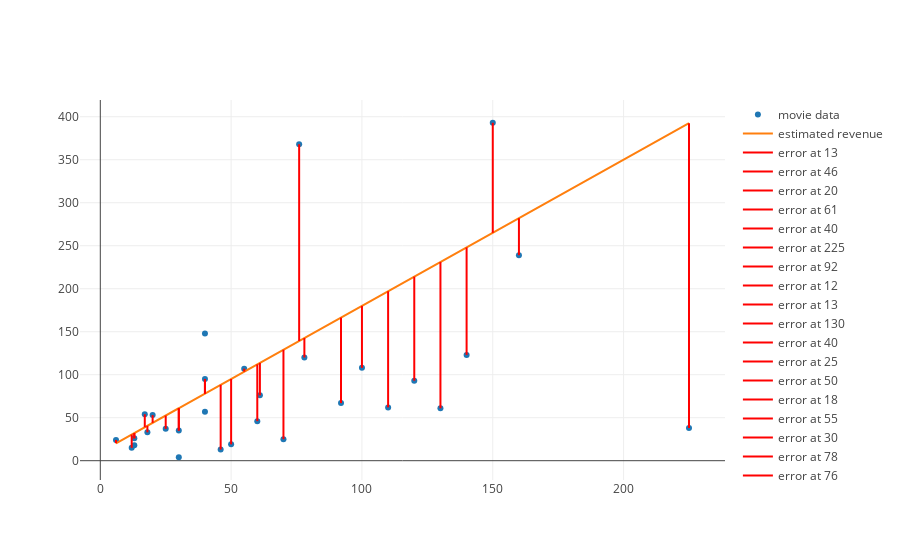

The cell this chart's notebook holds for it:
### Code cell
from plotly.offline import iplot, init_notebook_mode
init_notebook_mode(connected=True)

from graph import trace_values, m_b_trace, plot

if x_values and y_values:
    movies_trace = trace_values(x_values, y_values, text=titles, name='movie data')
    regression_trace = m_b_trace(1.7, 10, x_values, name='estimated revenue')
    regression_trace.update({'mode':'lines'})
    plot([movies_trace, regression_trace, *errors_for_regression])

### Figure 1 — Plotly figure (JSON) as saved in the notebook; plotly's stock layout.template omitted (floating-point values rounded to 4 significant figures)
{"data": [{"mode": "markers", "name": "movie data", "text": ["21 &amp; Over", "Dredd 3D", "12 Years a Slave", "2 Guns", "42", "47 Ronin", "A Good Day to Die Hard", "About Time", "Admission", "After Earth", "American Hustle", "August: Osage County", "Beautiful Creatures", "Blue Jasmine", "Captain Phillips", "Carrie", "Cloudy with a Chance of Meatballs 2", "Despicable Me 2", "Don Jon", "Elysium", "Ender&#39;s Game", "Epic", "Escape from Planet Earth", "Escape Plan", "Evil Dead", "Fast and Furious 6", "Frozen", "G.I. Joe: Retaliation", "Gangster Squad", "Gloria"], "type": "scatter", "uid": "290c0dec-bec3-11e8-b02a-0242ac11002b", "x": [13, 46, 20, 61, 40, 225, 92, 12, 13, 130, 40, 25, 50, 18, 55, 30, 78, 76, 6, 120, 110, 100, 40, 70, 17, 160, 150, 140, 60, 30], "y": [26, 13, 53, 76, 95, 38, 67, 15, 18, 61, 148, 37, 19, 33, 107, 35, 120, 368, 24, 93, 62, 108, 57, 25, 54, 239, 393, 123, 46, 4]}, {"mode": "lines", "name": "estimated revenue", "type": "scatter", "uid": "290c106c-bec3-11e8-b02a-0242ac11002b", "x": [13, 46, 20, 61, 40, 225, 92, 12, 13, 130, 40, 25, 50, 18, 55, 30, 78, 76, 6, 120, 110, 100, 40, 70, 17, 160, 150, 140, 60, 30], "y": [32.1, 88.2, 44, 113.7, 78, 392.5, 166.4, 30.4, 32.1, 231, 78, 52.5, 95, 40.6, 103.5, 61, 142.6, 139.2, 20.2, 214, 197, 180, 78, 129, 38.9, 282, 265, 248, 112, 61]}, {"marker": {"color": "red"}, "mode": "lines", "name": "error at 13", "type": "scatter", "uid": "290c11f2-bec3-11e8-b02a-0242ac11002b", "x": [13, 13], "y": [26, 32.1]}, {"marker": {"color": "red"}, "mode": "lines", "name": "error at 46", "type": "scatter", "uid": "290c1346-bec3-11e8-b02a-0242ac11002b", "x": [46, 46], "y": [13, 88.2]}, {"marker": {"color": "red"}, "mode": "lines", "name": "error at 20", "type": "scatter", "uid": "290c1490-bec3-11e8-b02a-0242ac11002b", "x": [20, 20], "y": [53, 44]}, {"marker": {"color": "red"}, "mode": "lines", "name": "error at 61", "type": "scatter", "uid": "290c160c-bec3-11e8-b02a-0242ac11002b", "x": [61, 61], "y": [76, 113.7]}, {"marker": {"color": "red"}, "mode": "lines", "name": "error at 40", "type": "scatter", "uid": "290c174c-bec3-11e8-b02a-0242ac11002b", "x": [40, 40], "y": [95, 78]}, {"marker": {"color": "red"}, "mode": "lines", "name": "error at 225", "type": "scatter", "uid": "290c1882-bec3-11e8-b02a-0242ac11002b", "x": [225, 225], "y": [38, 392.5]}, {"marker": {"color": "red"}, "mode": "lines", "name": "error at 92", "type": "scatter", "uid": "290c19b8-bec3-11e8-b02a-0242ac11002b", "x": [92, 92], "y": [67, 166.4]}, {"marker": {"color": "red"}, "mode": "lines", "name": "error at 12", "type": "scatter", "uid": "290c1aee-bec3-11e8-b02a-0242ac11002b", "x": [12, 12], "y": [15, 30.4]}, {"marker": {"color": "red"}, "mode": "lines", "name": "error at 13", "type": "scatter", "uid": "290c1c24-bec3-11e8-b02a-0242ac11002b", "x": [13, 13], "y": [26, 32.1]}, {"marker": {"color": "red"}, "mode": "lines", "name": "error at 130", "type": "scatter", "uid": "290c1d5a-bec3-11e8-b02a-0242ac11002b", "x": [130, 130], "y": [61, 231]}, {"marker": {"color": "red"}, "mode": "lines", "name": "error at 40", "type": "scatter", "uid": "290c1e90-bec3-11e8-b02a-0242ac11002b", "x": [40, 40], "y": [95, 78]}, {"marker": {"color": "red"}, "mode": "lines", "name": "error at 25", "type": "scatter", "uid": "290c1fd0-bec3-11e8-b02a-0242ac11002b", "x": [25, 25], "y": [37, 52.5]}, {"marker": {"color": "red"}, "mode": "lines", "name": "error at 50", "type": "scatter", "uid": "290c20fc-bec3-11e8-b02a-0242ac11002b", "x": [50, 50], "y": [19, 95]}, {"marker": {"color": "red"}, "mode": "lines", "name": "error at 18", "type": "scatter", "uid": "290c223c-bec3-11e8-b02a-0242ac11002b", "x": [18, 18], "y": [33, 40.6]}, {"marker": {"color": "red"}, "mode": "lines", "name": "error at 55", "type": "scatter", "uid": "290c2372-bec3-11e8-b02a-0242ac11002b", "x": [55, 55], "y": [107, 103.5]}, {"marker": {"color": "red"}, "mode": "lines", "name": "error at 30", "type": "scatter", "uid": "290c24a8-bec3-11e8-b02a-0242ac11002b", "x": [30, 30], "y": [35, 61]}, {"marker": {"color": "red"}, "mode": "lines", "name": "error at 78", "type": "scatter", "uid": "290c25e8-bec3-11e8-b02a-0242ac11002b", "x": [78, 78], "y": [120, 142.6]}, {"marker": {"color": "red"}, "mode": "lines", "name": "error at 76", "type": "scatter", "uid": "290c2728-bec3-11e8-b02a-0242ac11002b", "x": [76, 76], "y": [368, 139.2]}, {"marker": {"color": "red"}, "mode": "lines", "name": "error at 6", "type": "scatter", "uid": "290c285e-bec3-11e8-b02a-0242ac11002b", "x": [6, 6], "y": [24, 20.2]}, {"marker": {"color": "red"}, "mode": "lines", "name": "error at 120", "type": "scatter", "uid": "290c2994-bec3-11e8-b02a-0242ac11002b", "x": [120, 120], "y": [93, 214]}, {"marker": {"color": "red"}, "mode": "lines", "name": "error at 110", "type": "scatter", "uid": "290c2aca-bec3-11e8-b02a-0242ac11002b", "x": [110, 110], "y": [62, 197]}, {"marker": {"color": "red"}, "mode": "lines", "name": "error at 100", "type": "scatter", "uid": "290c2c00-bec3-11e8-b02a-0242ac11002b", "x": [100, 100], "y": [108, 180]}, {"marker": {"color": "red"}, "mode": "lines", "name": "error at 40", "type": "scatter", "uid": "290c2d36-bec3-11e8-b02a-0242ac11002b", "x": [40, 40], "y": [95, 78]}, {"marker": {"color": "red"}, "mode": "lines", "name": "error at 70", "type": "scatter", "uid": "290c2e76-bec3-11e8-b02a-0242ac11002b", "x": [70, 70], "y": [25, 129]}, {"marker": {"color": "red"}, "mode": "lines", "name": "error at 17", "type": "scatter", "uid": "290c2fac-bec3-11e8-b02a-0242ac11002b", "x": [17, 17], "y": [54, 38.9]}, {"marker": {"color": "red"}, "mode": "lines", "name": "error at 160", "type": "scatter", "uid": "290c30d8-bec3-11e8-b02a-0242ac11002b", "x": [160, 160], "y": [239, 282]}, {"marker": {"color": "red"}, "mode": "lines", "name": "error at 150", "type": "scatter", "uid": "290c3394-bec3-11e8-b02a-0242ac11002b", "x": [150, 150], "y": [393, 265]}, {"marker": {"color": "red"}, "mode": "lines", "name": "error at 140", "type": "scatter", "uid": "290c35a6-bec3-11e8-b02a-0242ac11002b", "x": [140, 140], "y": [123, 248]}, {"marker": {"color": "red"}, "mode": "lines", "name": "error at 60", "type": "scatter", "uid": "290c38a8-bec3-11e8-b02a-0242ac11002b", "x": [60, 60], "y": [46, 112]}, {"marker": {"color": "red"}, "mode": "lines", "name": "error at 30", "type": "scatter", "uid": "290c39f2-bec3-11e8-b02a-0242ac11002b", "x": [30, 30], "y": [35, 61]}], "layout": {}}
